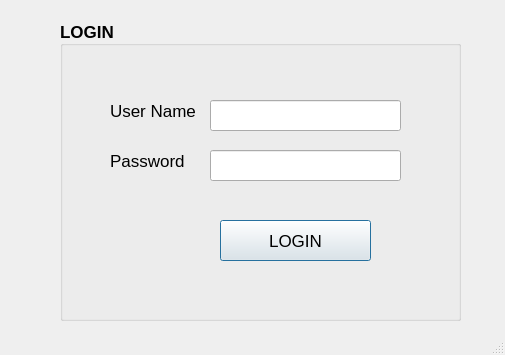
<?xml version="1.0" encoding="UTF-8"?>
<ui version="4.0">
 <class>MainWindow</class>
 <widget class="QMainWindow" name="MainWindow">
  <property name="geometry">
   <rect>
    <x>0</x>
    <y>0</y>
    <width>505</width>
    <height>355</height>
   </rect>
  </property>
  <property name="windowTitle">
   <string>LOGIN</string>
  </property>
  <property name="autoFillBackground">
   <bool>false</bool>
  </property>
  <widget class="QWidget" name="centralwidget">
   <widget class="QGroupBox" name="groupBox">
    <property name="geometry">
     <rect>
      <x>60</x>
      <y>20</y>
      <width>401</width>
      <height>301</height>
     </rect>
    </property>
    <property name="font">
     <font>
      <pointsize>13</pointsize>
      <weight>75</weight>
      <bold>true</bold>
     </font>
    </property>
    <property name="styleSheet">
     <string notr="true"/>
    </property>
    <property name="title">
     <string>LOGIN</string>
    </property>
    <property name="alignment">
     <set>Qt::AlignLeading|Qt::AlignLeft|Qt::AlignVCenter</set>
    </property>
    <widget class="QPushButton" name="btnLogin">
     <property name="geometry">
      <rect>
       <x>160</x>
       <y>200</y>
       <width>151</width>
       <height>41</height>
      </rect>
     </property>
     <property name="font">
      <font>
       <weight>50</weight>
       <bold>false</bold>
      </font>
     </property>
     <property name="text">
      <string>LOGIN</string>
     </property>
     <property name="autoDefault">
      <bool>true</bool>
     </property>
     <property name="default">
      <bool>true</bool>
     </property>
     <property name="flat">
      <bool>false</bool>
     </property>
    </widget>
    <widget class="QLabel" name="label_2">
     <property name="geometry">
      <rect>
       <x>50</x>
       <y>120</y>
       <width>91</width>
       <height>41</height>
      </rect>
     </property>
     <property name="font">
      <font>
       <weight>50</weight>
       <bold>false</bold>
      </font>
     </property>
     <property name="layoutDirection">
      <enum>Qt::LeftToRight</enum>
     </property>
     <property name="text">
      <string>Password</string>
     </property>
     <property name="alignment">
      <set>Qt::AlignLeading|Qt::AlignLeft|Qt::AlignVCenter</set>
     </property>
    </widget>
    <widget class="QLabel" name="label">
     <property name="geometry">
      <rect>
       <x>50</x>
       <y>70</y>
       <width>91</width>
       <height>41</height>
      </rect>
     </property>
     <property name="font">
      <font>
       <weight>50</weight>
       <bold>false</bold>
      </font>
     </property>
     <property name="layoutDirection">
      <enum>Qt::LeftToRight</enum>
     </property>
     <property name="text">
      <string>User Name</string>
     </property>
     <property name="alignment">
      <set>Qt::AlignLeading|Qt::AlignLeft|Qt::AlignVCenter</set>
     </property>
    </widget>
    <widget class="QLineEdit" name="txtUser">
     <property name="geometry">
      <rect>
       <x>150</x>
       <y>80</y>
       <width>191</width>
       <height>31</height>
      </rect>
     </property>
    </widget>
    <widget class="QLineEdit" name="txtPassword">
     <property name="geometry">
      <rect>
       <x>150</x>
       <y>130</y>
       <width>191</width>
       <height>31</height>
      </rect>
     </property>
     <property name="echoMode">
      <enum>QLineEdit::Password</enum>
     </property>
    </widget>
   </widget>
  </widget>
  <widget class="QStatusBar" name="statusbar"/>
 </widget>
 <resources/>
 <connections/>
</ui>
